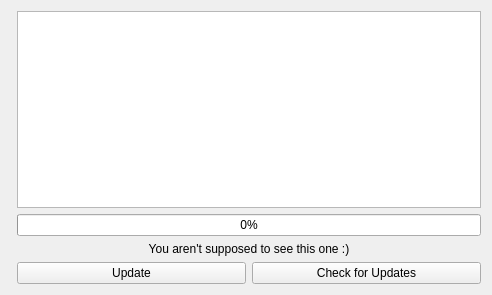
<?xml version="1.0" encoding="UTF-8"?>
<ui version="4.0">
 <class>OpenRGBUpdateInfoPageUi</class>
 <widget class="QFrame" name="OpenRGBUpdateInfoPageUi">
  <property name="geometry">
   <rect>
    <x>0</x>
    <y>0</y>
    <width>492</width>
    <height>295</height>
   </rect>
  </property>
  <property name="sizePolicy">
   <sizepolicy hsizetype="MinimumExpanding" vsizetype="Preferred">
    <horstretch>0</horstretch>
    <verstretch>0</verstretch>
   </sizepolicy>
  </property>
  <property name="windowTitle">
   <string>Frame</string>
  </property>
  <property name="layoutDirection">
   <enum>Qt::LeftToRight</enum>
  </property>
  <layout class="QFormLayout" name="formLayout">
   <item row="0" column="1">
    <widget class="QTableWidget" name="GitCommitInfoTable"/>
   </item>
   <item row="2" column="1">
    <widget class="QProgressBar" name="CheckOrUpdateProgress">
     <property name="value">
      <number>0</number>
     </property>
     <property name="alignment">
      <set>Qt::AlignCenter</set>
     </property>
    </widget>
   </item>
   <item row="4" column="1">
    <layout class="QHBoxLayout" name="ButtonGroup">
     <item>
      <widget class="QPushButton" name="UpdateButton">
       <property name="text">
        <string>Update</string>
       </property>
      </widget>
     </item>
     <item>
      <widget class="QPushButton" name="CheckButton">
       <property name="text">
        <string>Check for Updates</string>
       </property>
      </widget>
     </item>
    </layout>
   </item>
   <item row="3" column="1">
    <widget class="QLabel" name="StatusMessage">
     <property name="text">
      <string>You aren't supposed to see this one :)</string>
     </property>
     <property name="alignment">
      <set>Qt::AlignCenter</set>
     </property>
     <property name="textInteractionFlags">
      <set>Qt::NoTextInteraction</set>
     </property>
    </widget>
   </item>
  </layout>
 </widget>
 <resources/>
 <connections/>
</ui>
